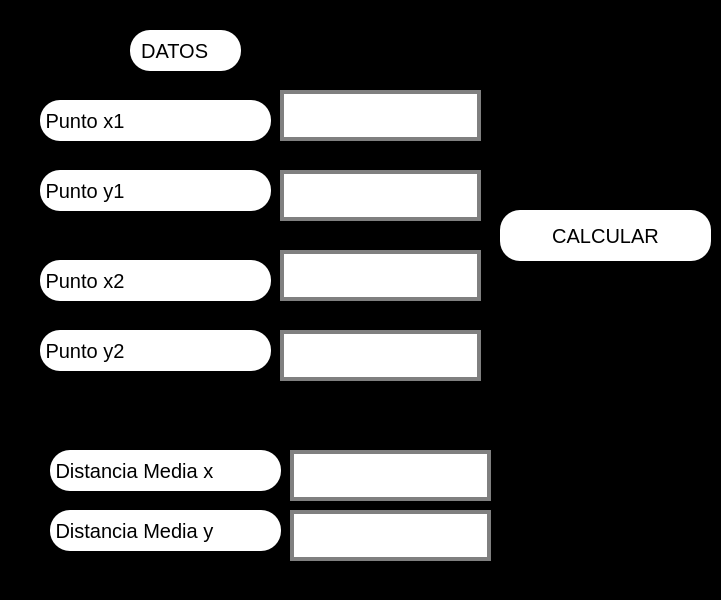
<?xml version="1.0" encoding="UTF-8"?>
<ui version="4.0">
 <class>MainWindow</class>
 <widget class="QMainWindow" name="MainWindow">
  <property name="geometry">
   <rect>
    <x>0</x>
    <y>0</y>
    <width>721</width>
    <height>600</height>
   </rect>
  </property>
  <property name="windowTitle">
   <string>MainWindow</string>
  </property>
  <property name="styleSheet">
   <string notr="true">

background:black
</string>
  </property>
  <widget class="QWidget" name="centralwidget">
   <widget class="QLineEdit" name="txt_x1">
    <property name="geometry">
     <rect>
      <x>280</x>
      <y>90</y>
      <width>201</width>
      <height>51</height>
     </rect>
    </property>
    <property name="font">
     <font>
      <pointsize>20</pointsize>
     </font>
    </property>
    <property name="styleSheet">
     <string notr="true">background-color: rgb(255, 255, 255);
border: 4px solid gray;
</string>
    </property>
    <property name="text">
     <string/>
    </property>
    <property name="alignment">
     <set>Qt::AlignCenter</set>
    </property>
   </widget>
   <widget class="QPushButton" name="btn_calcular">
    <property name="geometry">
     <rect>
      <x>500</x>
      <y>210</y>
      <width>211</width>
      <height>51</height>
     </rect>
    </property>
    <property name="font">
     <font>
      <pointsize>15</pointsize>
     </font>
    </property>
    <property name="styleSheet">
     <string notr="true">border-radius:20px;

background: white


</string>
    </property>
    <property name="text">
     <string>CALCULAR</string>
    </property>
   </widget>
   <widget class="QLabel" name="label">
    <property name="geometry">
     <rect>
      <x>40</x>
      <y>100</y>
      <width>231</width>
      <height>41</height>
     </rect>
    </property>
    <property name="font">
     <font>
      <pointsize>15</pointsize>
     </font>
    </property>
    <property name="styleSheet">
     <string notr="true">
border-radius:20px;

background: white
</string>
    </property>
    <property name="text">
     <string> Punto x1</string>
    </property>
   </widget>
   <widget class="QLabel" name="label_2">
    <property name="geometry">
     <rect>
      <x>130</x>
      <y>30</y>
      <width>111</width>
      <height>41</height>
     </rect>
    </property>
    <property name="font">
     <font>
      <pointsize>15</pointsize>
     </font>
    </property>
    <property name="styleSheet">
     <string notr="true">
border-radius:20px;

background: white



</string>
    </property>
    <property name="text">
     <string>  DATOS</string>
    </property>
   </widget>
   <widget class="QLineEdit" name="txt_y1">
    <property name="geometry">
     <rect>
      <x>280</x>
      <y>170</y>
      <width>201</width>
      <height>51</height>
     </rect>
    </property>
    <property name="font">
     <font>
      <pointsize>20</pointsize>
     </font>
    </property>
    <property name="styleSheet">
     <string notr="true">background-color: rgb(255, 255, 255);
border: 4px solid gray;
</string>
    </property>
    <property name="text">
     <string/>
    </property>
    <property name="alignment">
     <set>Qt::AlignCenter</set>
    </property>
   </widget>
   <widget class="QLabel" name="label_3">
    <property name="geometry">
     <rect>
      <x>40</x>
      <y>170</y>
      <width>231</width>
      <height>41</height>
     </rect>
    </property>
    <property name="font">
     <font>
      <pointsize>15</pointsize>
     </font>
    </property>
    <property name="layoutDirection">
     <enum>Qt::LeftToRight</enum>
    </property>
    <property name="styleSheet">
     <string notr="true">
border-radius:20px;

background: white
</string>
    </property>
    <property name="text">
     <string> Punto y1</string>
    </property>
   </widget>
   <widget class="QLineEdit" name="txt_resx">
    <property name="geometry">
     <rect>
      <x>290</x>
      <y>450</y>
      <width>201</width>
      <height>51</height>
     </rect>
    </property>
    <property name="font">
     <font>
      <pointsize>20</pointsize>
     </font>
    </property>
    <property name="styleSheet">
     <string notr="true">background-color: rgb(255, 255, 255);
border: 4px solid gray;
</string>
    </property>
    <property name="text">
     <string/>
    </property>
    <property name="alignment">
     <set>Qt::AlignCenter</set>
    </property>
   </widget>
   <widget class="QLabel" name="label_5">
    <property name="geometry">
     <rect>
      <x>50</x>
      <y>450</y>
      <width>231</width>
      <height>41</height>
     </rect>
    </property>
    <property name="font">
     <font>
      <pointsize>15</pointsize>
     </font>
    </property>
    <property name="styleSheet">
     <string notr="true">
border-radius:20px;

background: white



</string>
    </property>
    <property name="text">
     <string> Distancia Media x</string>
    </property>
   </widget>
   <widget class="QLineEdit" name="txt_y2">
    <property name="geometry">
     <rect>
      <x>280</x>
      <y>330</y>
      <width>201</width>
      <height>51</height>
     </rect>
    </property>
    <property name="font">
     <font>
      <pointsize>20</pointsize>
     </font>
    </property>
    <property name="styleSheet">
     <string notr="true">background-color: rgb(255, 255, 255);
border: 4px solid gray;
</string>
    </property>
    <property name="text">
     <string/>
    </property>
    <property name="alignment">
     <set>Qt::AlignCenter</set>
    </property>
   </widget>
   <widget class="QLabel" name="label_4">
    <property name="geometry">
     <rect>
      <x>40</x>
      <y>260</y>
      <width>231</width>
      <height>41</height>
     </rect>
    </property>
    <property name="font">
     <font>
      <pointsize>15</pointsize>
     </font>
    </property>
    <property name="styleSheet">
     <string notr="true">
border-radius:20px;

background: white
</string>
    </property>
    <property name="text">
     <string> Punto x2</string>
    </property>
   </widget>
   <widget class="QLabel" name="label_6">
    <property name="geometry">
     <rect>
      <x>40</x>
      <y>330</y>
      <width>231</width>
      <height>41</height>
     </rect>
    </property>
    <property name="font">
     <font>
      <pointsize>15</pointsize>
     </font>
    </property>
    <property name="layoutDirection">
     <enum>Qt::LeftToRight</enum>
    </property>
    <property name="styleSheet">
     <string notr="true">
border-radius:20px;

background: white
</string>
    </property>
    <property name="text">
     <string> Punto y2</string>
    </property>
   </widget>
   <widget class="QLineEdit" name="txt_x2">
    <property name="geometry">
     <rect>
      <x>280</x>
      <y>250</y>
      <width>201</width>
      <height>51</height>
     </rect>
    </property>
    <property name="font">
     <font>
      <pointsize>20</pointsize>
     </font>
    </property>
    <property name="styleSheet">
     <string notr="true">background-color: rgb(255, 255, 255);
border: 4px solid gray;
</string>
    </property>
    <property name="text">
     <string/>
    </property>
    <property name="alignment">
     <set>Qt::AlignCenter</set>
    </property>
   </widget>
   <widget class="QLineEdit" name="txt_resy">
    <property name="geometry">
     <rect>
      <x>290</x>
      <y>510</y>
      <width>201</width>
      <height>51</height>
     </rect>
    </property>
    <property name="font">
     <font>
      <pointsize>20</pointsize>
     </font>
    </property>
    <property name="styleSheet">
     <string notr="true">background-color: rgb(255, 255, 255);
border: 4px solid gray;
</string>
    </property>
    <property name="text">
     <string/>
    </property>
    <property name="alignment">
     <set>Qt::AlignCenter</set>
    </property>
   </widget>
   <widget class="QLabel" name="label_7">
    <property name="geometry">
     <rect>
      <x>50</x>
      <y>510</y>
      <width>231</width>
      <height>41</height>
     </rect>
    </property>
    <property name="font">
     <font>
      <pointsize>15</pointsize>
     </font>
    </property>
    <property name="styleSheet">
     <string notr="true">
border-radius:20px;

background: white



</string>
    </property>
    <property name="text">
     <string> Distancia Media y</string>
    </property>
   </widget>
  </widget>
  <widget class="QMenuBar" name="menubar">
   <property name="geometry">
    <rect>
     <x>0</x>
     <y>0</y>
     <width>721</width>
     <height>21</height>
    </rect>
   </property>
  </widget>
  <widget class="QStatusBar" name="statusbar"/>
 </widget>
 <resources/>
 <connections/>
</ui>
